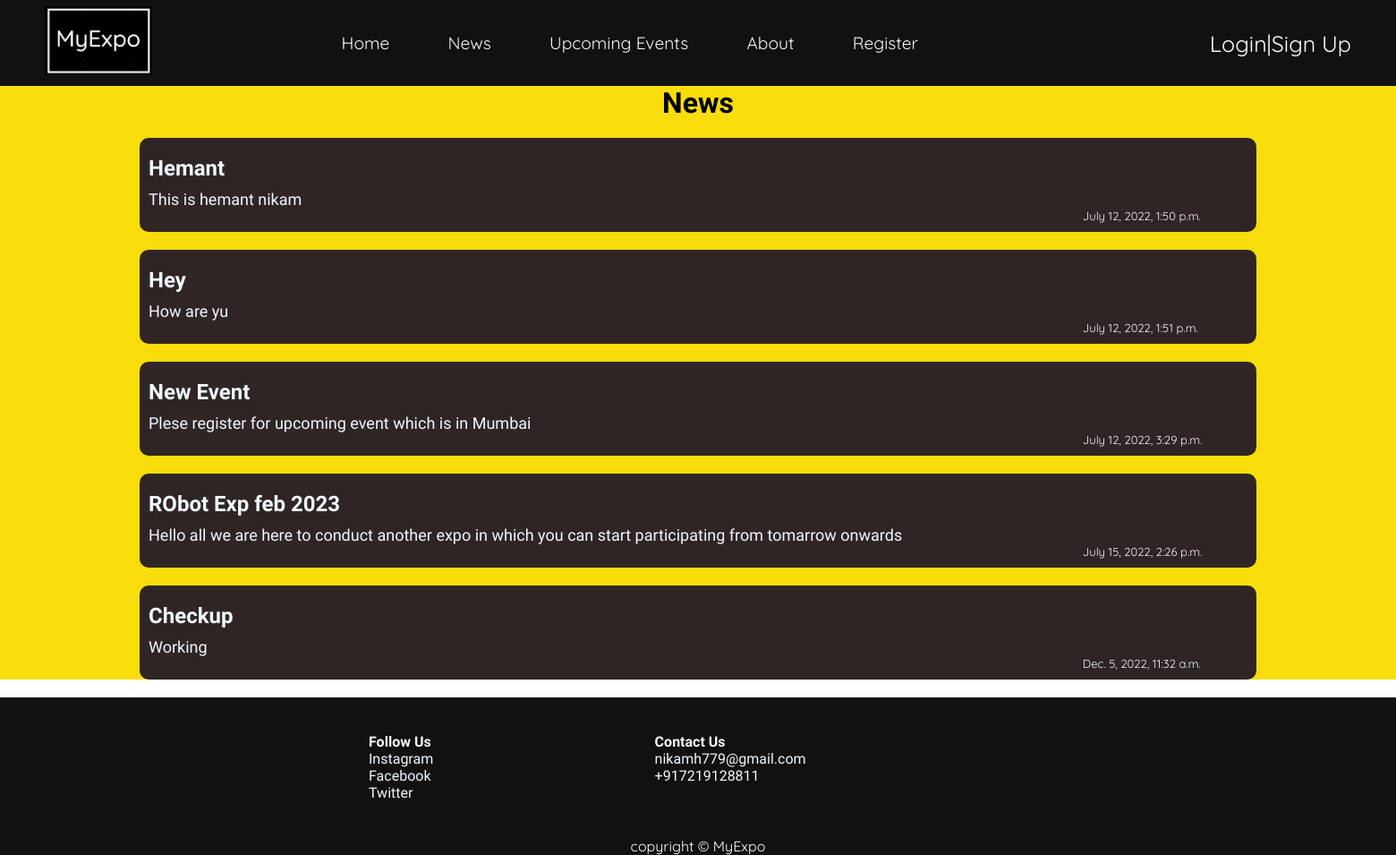
Page /news on the committed database.
### main/models.py (models this page shows)
class News(models.Model):
    title=models.CharField(max_length=20)
    text=models.TextField(max_length=200)
    post_date=models.DateTimeField(auto_now_add=True)

### main/views.py (the view)
# urls.py: path('news',views.News, name='news'),
def News(request):
    news=N.objects.all()
    form=news_form(request.POST)
    if form.is_valid():
        post=form.save(commit=False)
        post.save()
        return redirect('/news')
    return render(request,'main/news.html',{'form':form,'news':news})

### main/templates/main/News.html (shortened to what this page needs)
{% extends 'main/base.html' %}
{% load crispy_forms_tags %}
{% load static %}
{% block main %}
<h1 class="myfont title-middle">News</h1>
{% for news in news %}
    <div class="news-main">
        <div class="news-title"><h2>{{news.title}}</h2></div>
        <div class="news-text">{{news.text}}</div>
        <div class="news-date">{{news.post_date}}</div>
    </div>
{% endfor %}
{% endblock main %}

### main/templates/main/base.html (shortened to what this page needs)
<!DOCTYPE html>
{% load static %}
<html lang="en">
<head>
    <link rel="stylesheet" href="{% static 'main/CSS/style.css' %}">
    <link rel="stylesheet" href="{% static 'main/CSS/login_logout_signup.css' %}">
    <link rel="stylesheet" href="{% static 'main/CSS/genral.css' %}">
    <link rel="stylesheet" href="{% static 'main/CSS/userinfo.css' %}">
    <link rel="stylesheet" href="{% static 'main/CSS/news.css' %}">
</head>
<body>
    <header>
        <nav>
            <div class="navbar">
                <div class="left-navbar">
                    <div class="logoimg">
                        <img src="{% static 'main/Images/logo.png'%}" alt="Logo">
                    </div>
                    <div class="navtext">
                        <ul>
                            <li><a href="/">Home</a> </li>
                            <li><a href="news">News</a> </li>
                            <li><a href="">Upcoming Events</a> </li>
                            <li><a href="">About</a> </li>
                            <li><a href="/register">Register</a> </li>
                        </ul>
                    </div>
                </div>
                <div class="right-navbar">
                    {% if user.is_authenticated %}
                        <p class="text-white" style="color: white;"> Logged in as {{user.username}}|</p>
                        <a href="logout">Logout</a>
                    {% else %}
                        <a href="/login">Login|</a>
                        <a href="/sign_up">Sign Up</a>
                    {% endif %}
                </div>
        </div>
        </nav>
    </header>
    <main>
        {% block main %}
        {% endblock main %}
    </main>
    <footer>
        <div class="foot-up">
            <div class="left-foot">
                <h4>Follow Us</h4>
                    <a href="">Instagram</a>
                    <a href="">Facebook</a>
                    <a href="">Twitter</a>
            </div>
            <div class="right-foot">
                <h4>Contact Us</h4>
                <p>nikamh779@gmail.com</p>
                <p>+917219128811</p>
            </div>
        </div>
        <div class="foot-down">
            copyright &copy; MyExpo
        </div>
    </footer>
</body>
</html>

### main/static/main/CSS/style.css (style rules this page uses)
:root { --main-bg-color:rgb(248, 220, 12); --main-text-color:white; --main-nav-color:rgb(17, 17, 17); --main-button-color:none; --main-form-color:rgb(48, 37, 37); --main-hover-color:rgb(0, 0, 0); }
* { margin: 0; padding: 0; ; }
header { position: sticky; }
a { color: aliceblue; }
.navbar { display: flex; height: 12vh; background-color: var(--main-nav-color); font-family: 'Quicksand', sans-serif; font-size: larger; }
.navtext ul li { display: inline-block; margin: 12px 30px; color: aliceblue; }
.navtext ul li a { color: aliceblue; }
.left-navbar { display: flex; width: 55em; align-items: center; color: white; }
.right-navbar { padding-right: 50px; display: flex; width: 45em; justify-content: flex-end; font-size: 25px; align-items: center; }
.right-navbar a { color: white; }
a { text-decoration: none; }
.logoimg img { width: 120px; }
.navtext { display: flex; justify-content:flex-end; width: 80em; }
.logoimg { margin-left: 50px; }
.foot-down { display: flex; justify-content: center; background-color: var(--main-nav-color); color: var(--main-text-color); font-family: 'Quicksand', sans-serif; }
main { background-color: var(--main-bg-color); min-height: 500px; }
footer { background-color:var(--main-nav-color); color: aliceblue; font-family: 'Work Sans', sans-serif; }
.foot-up { display: grid; grid-template-columns: auto auto; padding: 40px 100px; margin: 0 20vw; }
.left-foot { display: flex; flex-direction: column; }

### main/static/main/CSS/genral.css (style rules this page uses)
.title-middle { display: flex; justify-content: center; }
.myfont { font-family: 'Work Sans', sans-serif; }

### main/static/main/CSS/news.css (style rules this page uses)
.news-main { margin: 20px 10vw; padding: 10px 10px; background-color: var(--main-form-color); border-radius: 10px; color: aliceblue; }
.news-title { font-family: 'Work Sans', sans-serif; padding: 10px 0px; }
.news-text { font-size:large; font-family: 'Work Sans', sans-serif; }
.news-date { position: relative; left: 85%; font-size: small; font-family: 'Quicksand', sans-serif; }

### rows in the picture
News: title "Hemant", text "This is hemant nikam", post_date "July 12, 2022, 1:50 p.m."
News: title "Hey", text "How are yu", post_date "July 12, 2022, 1:51 p.m."
News: title "New Event", text "Plese register for upcoming event which is in Mumbai", post_date "July 12, 2022, 3:29 p.m."
News: title "RObot Exp feb 2023", text "Hello all we are here to conduct another expo in which you can start participating from tomarrow onwards", post_date "July 15, 2022, 2:26 p.m."
News: title "Checkup", text "Working", post_date "Dec. 5, 2022, 11:32 a.m."
